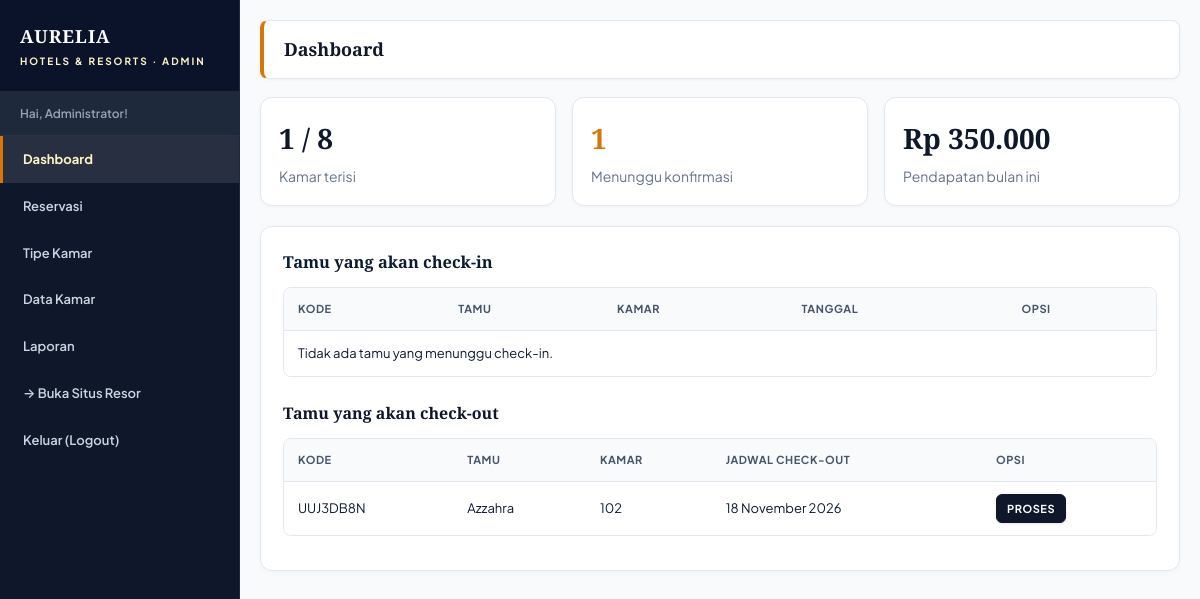
The app's page /admin/index.php (signed in) with its own data.
### tables this page shows
CREATE TABLE `reservasi` (
  `idreservasi` int(11) NOT NULL AUTO_INCREMENT,
  `kode_booking` char(8) NOT NULL,
  `nama_tamu` varchar(100) NOT NULL,
  `email` varchar(100) NOT NULL DEFAULT '',
  `no_hp` varchar(20) NOT NULL,
  `idkamar` int(11) NOT NULL,
  `check_in` date NOT NULL,
  `check_out` date NOT NULL,
  `jumlah_tamu` int(11) NOT NULL,
  `malam` int(11) NOT NULL,
  `total` int(11) NOT NULL,
  `status` enum('Menunggu','Dikonfirmasi','Check-in','Check-out','Batal') NOT NULL DEFAULT 'Menunggu',
  `catatan` varchar(255) NOT NULL DEFAULT '',
  `tgl_pesan` datetime NOT NULL,
  `checkin_at` datetime DEFAULT NULL,
  `checkout_at` datetime DEFAULT NULL,
  PRIMARY KEY (`idreservasi`),
  UNIQUE KEY `kode_booking` (`kode_booking`),
  KEY `idx_kamar_tanggal` (`idkamar`,`check_in`,`check_out`),
  CONSTRAINT `reservasi_ibfk_1` FOREIGN KEY (`idkamar`) REFERENCES `kamar` (`idkamar`)
);

CREATE TABLE `kamar` (
  `idkamar` int(11) NOT NULL AUTO_INCREMENT,
  `nomor_kamar` varchar(10) NOT NULL,
  `idtipe` int(11) NOT NULL,
  `status` enum('Aktif','Perbaikan') NOT NULL DEFAULT 'Aktif',
  PRIMARY KEY (`idkamar`),
  UNIQUE KEY `nomor_kamar` (`nomor_kamar`),
  KEY `idtipe` (`idtipe`),
  CONSTRAINT `kamar_ibfk_1` FOREIGN KEY (`idtipe`) REFERENCES `tipe_kamar` (`idtipe`)
);

### fungsi.php (called while the page is built, shortened)
<?php
function e($teks)
{
    return htmlspecialchars((string)$teks, ENT_QUOTES, 'UTF-8');
}
function rupiah($angka)
{
    return 'Rp ' . number_format((int)$angka, 0, ',', '.');
}
function tanggal_indo($tanggal)
{
    $bulan = [1 => 'Januari', 'Februari', 'Maret', 'April', 'Mei', 'Juni',
              'Juli', 'Agustus', 'September', 'Oktober', 'November', 'Desember'];
    $t = strtotime($tanggal);
    return date('j', $t) . ' ' . $bulan[(int)date('n', $t)] . ' ' . date('Y', $t);
}
function angka_tunggal($db, $sql)
{
    $baris = mysqli_fetch_row(mysqli_query($db, $sql));
    return (int)$baris[0];
}
function batas_menunggu()
{
    return date('Y-m-d H:i:s', time() - JAM_BATAS_BAYAR * 3600);
}

### admin/dashboard.php (the view)
<?php
$hari_ini = date('Y-m-d');
$batas    = batas_menunggu();
$awal_bln = date('Y-m-01 00:00:00');
$kamar_aktif = angka_tunggal($db, "SELECT COUNT(*) FROM kamar WHERE status = 'Aktif'");
$terisi      = angka_tunggal($db, "SELECT COUNT(*) FROM reservasi WHERE status = 'Check-in'");
$menunggu    = angka_tunggal($db, "SELECT COUNT(*) FROM reservasi WHERE status = 'Menunggu' AND tgl_pesan > '$batas'");
$pendapatan  = angka_tunggal($db,
    "SELECT COALESCE(SUM(p.jumlah), 0) FROM pembayaran p
     JOIN reservasi r ON r.idreservasi = p.idreservasi
     WHERE r.status <> 'Batal' AND p.tgl_bayar >= '$awal_bln'");
$akan_masuk = mysqli_query($db,
    "SELECT r.idreservasi, r.kode_booking, r.nama_tamu, r.check_in, k.nomor_kamar
     FROM reservasi r JOIN kamar k ON k.idkamar = r.idkamar
     WHERE r.status = 'Dikonfirmasi' AND r.check_in <= '$hari_ini' AND r.check_out > '$hari_ini'
     ORDER BY r.check_in");
$akan_keluar = mysqli_query($db,
    "SELECT r.idreservasi, r.kode_booking, r.nama_tamu, r.check_out, k.nomor_kamar
     FROM reservasi r JOIN kamar k ON k.idkamar = r.idkamar
     WHERE r.status = 'Check-in' AND r.check_out <= '$hari_ini'
     ORDER BY r.check_out");
?>
<div id="label-page"><h3>Dashboard</h3></div>
<div class="kartu-statistik">
    <div class="stat"><span><?= $terisi ?> / <?= $kamar_aktif ?></span>Kamar terisi</div>
    <div class="stat stat-peringatan"><span><?= $menunggu ?></span>Menunggu konfirmasi</div>
    <div class="stat"><span><?= e(rupiah($pendapatan)) ?></span>Pendapatan bulan ini</div>
</div>
<div id="content">
    <h3>Tamu yang akan check-in</h3>
    <table class="tabel">
        <tr><th>Kode</th><th>Tamu</th><th>Kamar</th><th>Tanggal</th><th>Opsi</th></tr>
        <?php if (mysqli_num_rows($akan_masuk) === 0): ?>
            <tr><td colspan="5">Tidak ada tamu yang menunggu check-in.</td></tr>
        <?php else: while ($r = mysqli_fetch_assoc($akan_masuk)): ?>
            <tr>
                <td><?= e($r['kode_booking']) ?></td>
                <td><?= e($r['nama_tamu']) ?></td>
                <td><?= e($r['nomor_kamar']) ?></td>
                <td><?= e(tanggal_indo($r['check_in'])) ?></td>
                <td><a class="tombol tombol-kecil" href="index.php?p=reservasi-detail&id=<?= (int)$r['idreservasi'] ?>">Proses</a></td>
            </tr>
        <?php endwhile; endif; ?>
    </table>
    <h3 class="sub-judul">Tamu yang akan check-out</h3>
    <table class="tabel">
        <tr><th>Kode</th><th>Tamu</th><th>Kamar</th><th>Jadwal Check-out</th><th>Opsi</th></tr>
        <?php if (mysqli_num_rows($akan_keluar) === 0): ?>
            <tr><td colspan="5">Tidak ada tamu yang harus check-out.</td></tr>
        <?php else: while ($r = mysqli_fetch_assoc($akan_keluar)): ?>
            <tr>
                <td><?= e($r['kode_booking']) ?></td>
                <td><?= e($r['nama_tamu']) ?></td>
                <td><?= e($r['nomor_kamar']) ?></td>
                <td><?= e(tanggal_indo($r['check_out'])) ?></td>
                <td><a class="tombol tombol-kecil" href="index.php?p=reservasi-detail&id=<?= (int)$r['idreservasi'] ?>">Proses</a></td>
            </tr>
        <?php endwhile; endif; ?>
    </table>
</div>

### style.css (style rules this page uses)
:root { --primary: #0F172A; --primary-light: #1E293B; --gold: #B45309; --gold-light: #FEF3C7; --gold-amber: #D97706; --surface-linen: #FDFCFB; --surface-sand: #F8FAFC; --surface-subtle:#F1F5F9; --border: #E2E8F0; --teks: #0B1C30; --teks-lembut: #64748B; --putih: #ffffff; --bayangan: 0 10px 25px -5px rgba(15, 23, 42, 0.08), 0 8px 10px -6px rgba(15, 23, 42, 0.04); }
* { margin: 0; padding: 0; box-sizing: border-box; }
body { font-family: 'Plus Jakarta Sans', -apple-system, BlinkMacSystemFont, 'Segoe UI', Roboto, sans-serif; font-size: 14px; color: var(--teks); background-color: var(--surface-sand); line-height: 1.6; }
h1, h2, h3, h4, .font-playfair { font-family: 'Playfair Display', Georgia, serif; }
a { color: var(--gold-amber); text-decoration: none; transition: color 0.15s; }
.tombol { display: inline-flex; align-items: center; justify-content: center; gap: 6px; padding: 8px 16px; font-family: inherit; font-size: 12px; font-weight: 700; text-transform: uppercase; letter-spacing: 0.05em; color: var(--putih); background-color: var(--primary); border: 1px solid var(--primary); border-radius: 8px; text-decoration: none; cursor: pointer; transition: all 0.2s ease; box-shadow: 0 1px 3px rgba(0,0,0,0.1); }
.tombol-kecil { padding: 5px 10px; font-size: 11px; border-radius: 6px; }
.tabel { width: 100%; border-collapse: separate; border-spacing: 0; margin: 12px 0; border: 1px solid var(--border); border-radius: 8px; overflow: hidden; }
.tabel th { background: #F8FAFC; color: #475569; font-size: 11px; font-weight: 700; text-transform: uppercase; letter-spacing: 0.05em; text-align: left; padding: 12px 14px; border-bottom: 1px solid var(--border); }
.tabel td { padding: 12px 14px; border-bottom: 1px solid #F1F5F9; vertical-align: middle; background: var(--putih); font-size: 13px; }
.tabel tr:last-child td { border-bottom: none; }
#label-page { margin-bottom: 18px; padding: 14px 20px; background: var(--putih); border: 1px solid var(--border); border-left: 4px solid var(--gold-amber); border-radius: 8px; box-shadow: 0 1px 3px rgba(0,0,0,0.04); }
#label-page h3 { color: var(--primary); font-family: 'Playfair Display', serif; font-size: 18px; font-weight: 700; }
#content { padding: 22px; background: var(--putih); border: 1px solid var(--border); border-radius: 12px; box-shadow: 0 2px 6px rgba(0,0,0,0.03); overflow-x: auto; }
.sub-judul { margin: 24px 0 10px; color: var(--primary); font-family: 'Playfair Display', serif; font-size: 16px; font-weight: 700; }
.kartu-statistik { display: grid; grid-template-columns: repeat(auto-fit, minmax(180px, 1fr)); gap: 16px; margin-bottom: 20px; }
.stat { background: var(--putih); border: 1px solid var(--border); border-radius: 12px; padding: 18px; box-shadow: 0 1px 3px rgba(0,0,0,0.04); color: var(--teks-lembut); }
.stat span { display: block; font-family: 'Playfair Display', serif; font-size: 28px; font-weight: 700; color: var(--primary); margin-bottom: 4px; }
.stat-peringatan span { color: var(--gold-amber); }

### records on screen
reservasi: kode_booking "UUJ3DB8N", nama_tamu "Azzahra", idkamar.nomor_kamar "102", check_out "18 November 2026"

### other values on screen
$_SESSION['sesi'] "Administrator"
$label "Dashboard"
$label "Reservasi"
$label "Tipe Kamar"
$label "Data Kamar"
$label "Laporan"
$terisi "1"
$kamar_aktif "8"
$menunggu "1"
rupiah($pendapatan) "Rp 350.000"
